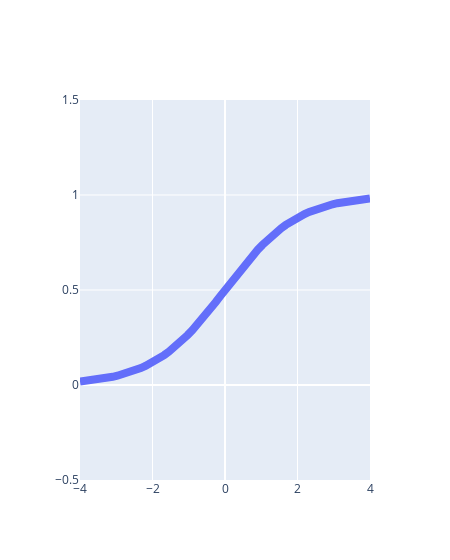

Notebook code for this chart:
### Code cell
x = np.hstack( (np.linspace(-4,-1e-3,32), np.linspace(1e-3,4,32)) )

fig = go.Figure()
fig.add_trace(go.Scatter(x=x, y= 1/(1 + np.exp(-x)), name='sigmoid', line_width=8))
fig.update_layout(width=450, yaxis_range=[-0.5, 1.5])
fig.show()
